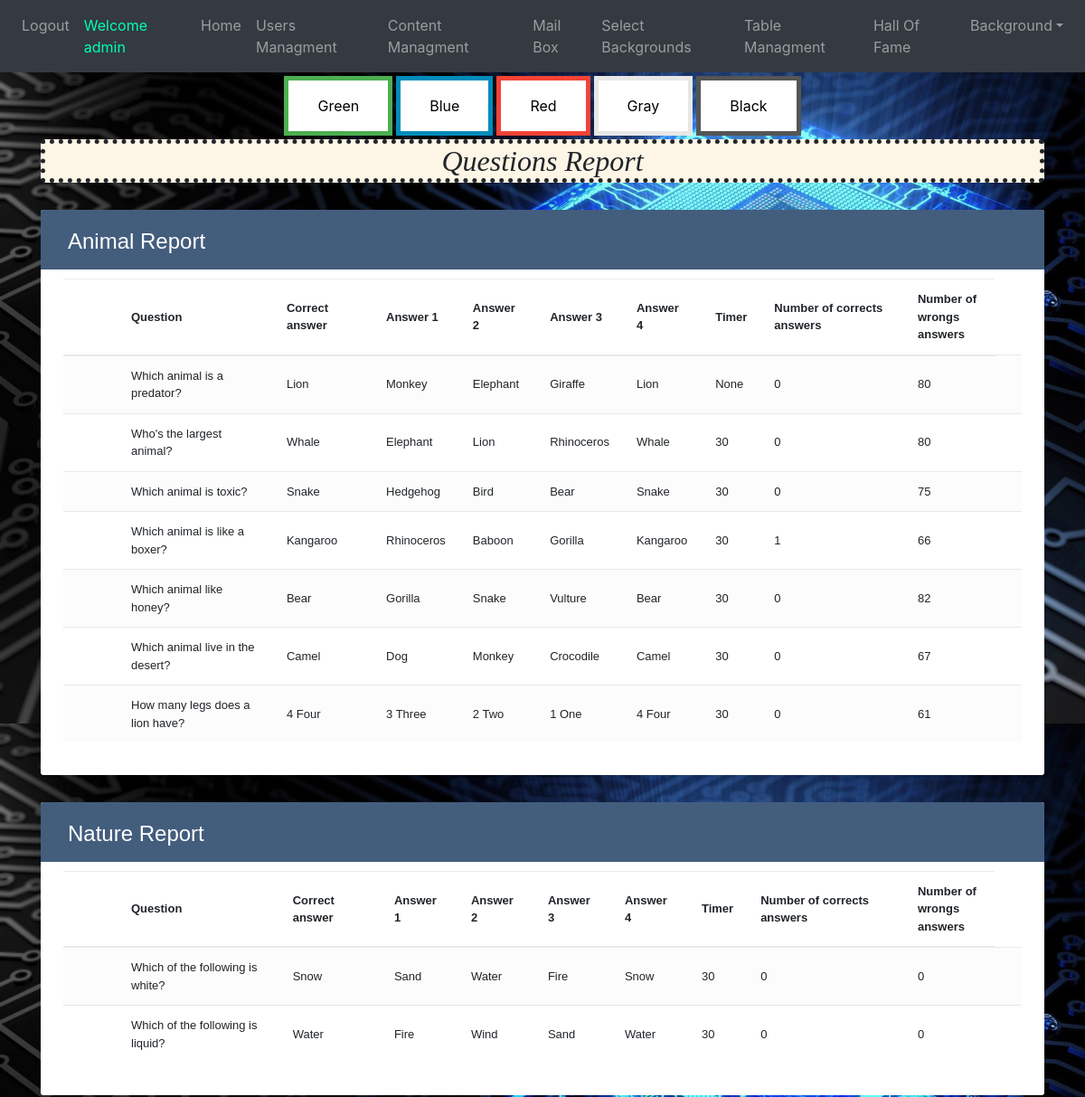
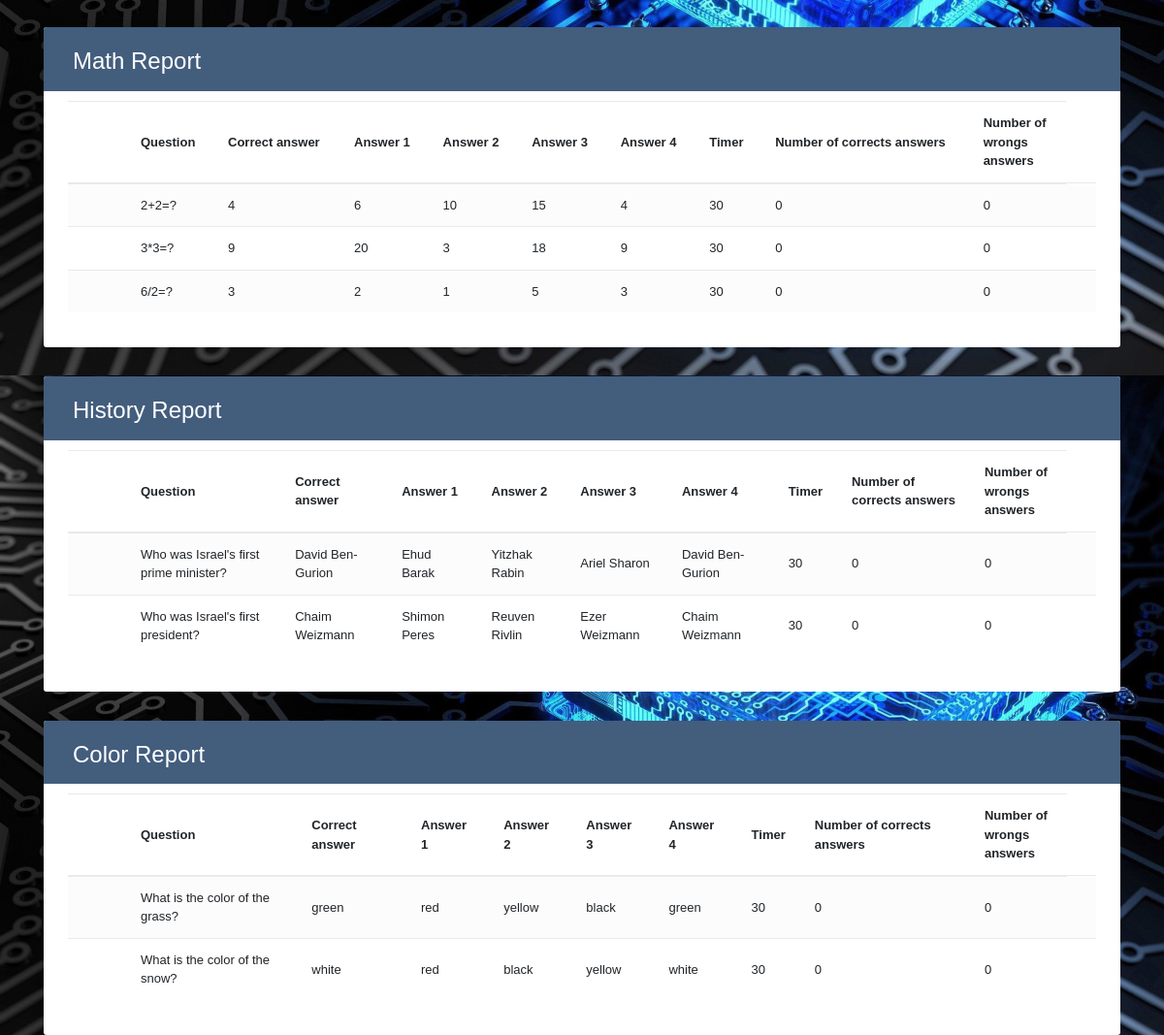
/questionsReport (signed in), run on the app's committed database (2 pictures, top to bottom).
### website/models.py (models this page shows)
class User(db.Model, UserMixin):
    id = db.Column(db.Integer, primary_key=True)
    email = db.Column(db.String(150), unique=True)
    password = db.Column(db.String(150))
    first_name = db.Column(db.String(150))
    auth = db.Column(db.String(50))
    background = db.Column(db.String(100))
    scores = db.relationship('Score')

class QuestionCategory(db.Model):
    id = db.Column(db.Integer, primary_key=True)
    cat = db.Column(db.String(150))
    picture=db.Column(db.String(150))

class Question(db.Model):
    id = db.Column(db.Integer, primary_key=True)
    cat = db.Column(db.String(150))
    question = db.Column(db.String(150))
    correct = db.Column(db.String(150))
    answer1 = db.Column(db.String(150))
    answer2 = db.Column(db.String(150))
    answer3 = db.Column(db.String(150))
    answer4 = db.Column(db.String(150))
    url = db.Column(db.String(1500))
    timer=db.Column(db.Integer,default=30)
    wrongs=db.Column(db.Integer,default=0)
    corrects=db.Column(db.Integer,default=0)
    photoUrl = db.Column(db.String(2000))

### website/views.py (the view)
@views.route('/questionsReport', methods=['GET', 'POST'])
@login_required
def questionsReport():
    back=Background.query.all()
    questions=Question.query.all()
    category=QuestionCategory.query.all()
    return render_template("questionsReport.html",user=current_user,questions=questions,background=back,category=category)

### website/__init__.py (called while the page is built)
def create_app():
    app = Flask(__name__)
    app.config['SECRET_KEY'] = 'hjshjhdjah kjshkjdhjs'
    app.config['SQLALCHEMY_DATABASE_URI'] = f'sqlite:///{DB_NAME}'
    db.init_app(app)
    from .views import views
    from .auth import auth
    app.register_blueprint(auth, url_prefix='/')
    app.register_blueprint(views, url_prefix='/')
    from .models import User
    create_database(app)
    login_manager = LoginManager()
    login_manager.login_view = 'auth.login'
    login_manager.init_app(app)
    @login_manager.user_loader
    def load_user(id):
        return User.query.get(int(id))
    return app

### website/templates/questionsReport.html (shortened to what this page needs)
{% extends "base.html" %} {% block title %}questionsReport{% endblock %} {% block content
    %}
<!DOCTYPE html>
<html lang="en">
<head>
    <link rel="stylesheet" href="https://stackpath.bootstrapcdn.com/bootstrap/4.5.0/css/bootstrap.min.css">
    <link rel="stylesheet" href="https://maxcdn.bootstrapcdn.com/font-awesome/4.7.0/css/font-awesome.min.css">
</head>
<div class="container">
    <h2 class="d-flex justify-content-center" style="background-color: oldlace;
    font-style: italic; border-style: dotted;
    border-width: thick; border-radius: 5px; font-family: bold;">Questions Report</h2></div>
{%for cat in category%}
<body_table>
    <div class="container-xl">
        <div class="table-responsive">
            <div class="table-wrapper">
                <div class="table-title">
                    <div class="row">
                        <div class="col-sm-6">
                            <h2>{{cat.cat}} Report</h2>
                        </div>
                    </div>
                </div>
                <table class="table table-striped table-hover">
                    <thead>
                        <tr>
                            <th>
                            </th>
                            <th>Question</th>
                            <th>Correct answer</th>
                            <th>Answer 1</th>
                            <th>Answer 2</th>
                            <th>Answer 3</th>
                            <th>Answer 4</th>
                            <th>Timer</th>
                            <th>Number of corrects answers</th>
                            <th>Number of wrongs answers</th>
                        </tr>
                    </thead>
                    <tbody>
                        {%for q in questions%}
                        {%if q.cat==cat.cat%}
                        <tr>
                            <td>
                            </td>
                            <td>{{q.question}}</td>
                            <td>{{q.correct}}</td>
                            <td>{{q.answer1}}</td>
                            <td>{{q.answer2}}</td>
                            <td>{{q.answer3}}</td>
                            <td>{{q.answer4}}</td>
                            <td>{{q.timer}}</td>
                            <td>{{q.corrects}}</td>
                            <td>{{q.wrongs}}</td>
                            <td>
                            </td>
                        </tr>
                        {%endif%}
                        {%endfor%}
                    </tbody>
                </table>
            </div>
        </div>
    </div>
</body_table>
{%endfor%}
</html>
{% endblock %}

### website/templates/base.html (shortened to what this page needs)
<!DOCTYPE html>
<html>
  <head>
    <link
      rel="stylesheet"
      href="https://stackpath.bootstrapcdn.com/bootstrap/4.4.1/css/bootstrap.min.css"
    />
    <link
      rel="stylesheet"
      href="https://stackpath.bootstrapcdn.com/font-awesome/4.7.0/css/font-awesome.min.css"
    />
  </head>
  <body>
    <nav class="navbar navbar-expand-lg navbar-dark bg-dark">
      <div class="collapse navbar-collapse" id="navbar">
        <div class="navbar-nav">
          {% if user.is_authenticated %}
          <a class="nav-item nav-link" onmouseover="logOutSound()" id="logout" href="/logout">Logout</a>
          <a class="nav-item nav-link" style="color: rgb(0, 255, 179);">Welcome {{user.first_name}}</a>
            {% if user.auth=="admin" %}
            <a class="nav-item nav-link" id="managment" href="/adminPage">Home</a>
            <a class="nav-item nav-link" id="managment" href="/userManagment">Users Managment</a>
            <a class="nav-item nav-link" id="managment" href="/contentManagement">Content Managment</a>
            <a class="nav-item nav-link" id="managment" href="/mailBox">Mail Box</a>
            <a class="nav-item nav-link" id="managment" href="/selectBackgrounds">Select Backgrounds</a>
            <a class="nav-item nav-link" id="managment" href="/tableManagment">Table Managment</a>
            <a class="nav-item nav-link" id="managment" href="/hallOfFame">Hall Of Fame</a>
            {% endif %}
          <div class="nav-item dropdown">
            <a class="nav-link dropdown-toggle btnnavbar" href="#" id="navbarDropdownMenuLink" role="button" data-toggle="dropdown" aria-haspopup="true" aria-expanded="false" >Background</a>
          </div>
          {% else %}
          <a class="nav-item nav-link" id="login" href="/">Login</a>
          {% endif %}
        </div>
      </div>
    </nav>
    <div class="d-flex justify-content-center">
      <button class="button button1" onclick="BackGreen()">Green</button>
      <button class="button button2" onclick="BackBlue()">Blue</button>
      <button class="button button3" onclick="BackRed()">Red</button>
      <button class="button button4" onclick="BackGray()">Gray</button>
      <button class="button button5" onclick="BackBlack()">Black</button>
    </div>
    <div class="container-fluid">{% block content %} {% endblock %}</div>
  </body>
</html>

### website/templates/questionsReport.html (style rules this page uses)
body_table { color: #566787; background: #f5f5f5; font-family: 'Varela Round', sans-serif; font-size: 13px; }
.table-responsive { margin: 30px 0; }
.table-wrapper { background: #fff; padding: 20px 25px; border-radius: 3px; min-width: 1000px; box-shadow: 0 1px 1px rgba(0, 0, 0, .05); }
.table-title { padding-bottom: 15px; background: #435d7d; color: #fff; padding: 16px 30px; min-width: 100%; margin: -20px -25px 10px; border-radius: 3px 3px 0 0; }
.table-title h2 { margin: 5px 0 0; font-size: 24px; }
table.table tr th, table.table tr td { border-color: #e9e9e9; padding: 12px 15px; vertical-align: middle; }
table.table tr th:first-child { width: 60px; }
table.table tr th:last-child { width: 100px; }
table.table-striped tbody tr:nth-of-type(odd) { background-color: #fcfcfc; }

### data on the page
User: first_name "admin"
QuestionCategory: cat "Animal"
Question: question "Which animal is a predator?", correct "Lion", answer1 "Monkey", answer2 "Elephant", answer3 "Giraffe", answer4 "Lion", timer "None", corrects "0", wrongs "80"
Question: question "Who's the largest animal?", correct "Whale", answer1 "Elephant", answer2 "Lion", answer3 "Rhinoceros", answer4 "Whale", timer "30", corrects "0", wrongs "80"
Question: question "Which animal is toxic?", correct "Snake", answer1 "Hedgehog", answer2 "Bird", answer3 "Bear", answer4 "Snake", timer "30", corrects "0", wrongs "75"
Question: question "Which animal is like a boxer?", correct "Kangaroo", answer1 "Rhinoceros", answer2 "Baboon", answer3 "Gorilla", answer4 "Kangaroo", timer "30", corrects "1", wrongs "66"
Question: question "Which animal like honey?", correct "Bear", answer1 "Gorilla", answer2 "Snake", answer3 "Vulture", answer4 "Bear", timer "30", corrects "0", wrongs "82"
Question: question "Which animal live in the desert?", correct "Camel", answer1 "Dog", answer2 "Monkey", answer3 "Crocodile", answer4 "Camel", timer "30", corrects "0", wrongs "67"
Question: question "How many legs does a lion have?", correct "4 Four", answer1 "3 Three", answer2 "2 Two", answer3 "1 One", answer4 "4 Four", timer "30", corrects "0", wrongs "61"
QuestionCategory: cat "Nature"
Question: question "Which of the following is white?", correct "Snow", answer1 "Sand", answer2 "Water", answer3 "Fire", answer4 "Snow", timer "30", corrects "0", wrongs "0"
Question: question "Which of the following is liquid?", correct "Water", answer1 "Fire", answer2 "Wind", answer3 "Sand", answer4 "Water", timer "30", corrects "0", wrongs "0"
QuestionCategory: cat "Math"
Question: question "2+2=?", correct "4", answer1 "6", answer2 "10", answer3 "15", answer4 "4", timer "30", corrects "0", wrongs "0"
Question: question "3*3=?", correct "9", answer1 "20", answer2 "3", answer3 "18", answer4 "9", timer "30", corrects "0", wrongs "0"
Question: question "6/2=?", correct "3", answer1 "2", answer2 "1", answer3 "5", answer4 "3", timer "30", corrects "0", wrongs "0"
QuestionCategory: cat "History"
Question: question "Who was Israel's first prime minister?", correct "David Ben-Gurion", answer1 "Ehud Barak", answer2 "Yitzhak Rabin", answer3 "Ariel Sharon", answer4 "David Ben-Gurion", timer "30", corrects "0", wrongs "0"
Question: question "Who was Israel's first president?", correct "Chaim Weizmann", answer1 "Shimon Peres", answer2 "Reuven Rivlin", answer3 "Ezer Weizmann", answer4 "Chaim Weizmann", timer "30", corrects "0", wrongs "0"
QuestionCategory: cat "Color"
Question: question "What is the color of the grass?", correct "green", answer1 "red", answer2 "yellow", answer3 "black", answer4 "green", timer "30", corrects "0", wrongs "0"
Question: question "What is the color of the snow?", correct "white", answer1 "red", answer2 "black", answer3 "yellow", answer4 "white", timer "30", corrects "0", wrongs "0"
